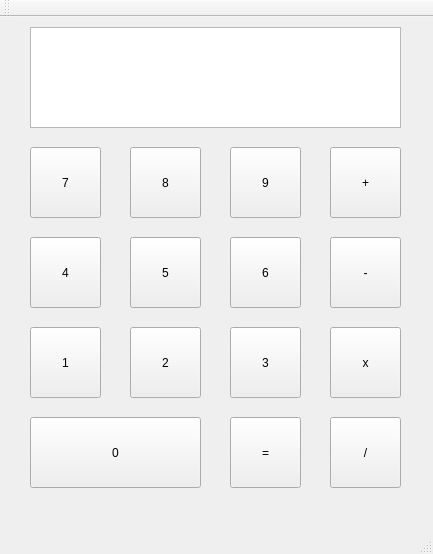
<?xml version="1.0" encoding="UTF-8"?>
<ui version="4.0">
 <class>MainWindow</class>
 <widget class="QMainWindow" name="MainWindow">
  <property name="geometry">
   <rect>
    <x>0</x>
    <y>0</y>
    <width>433</width>
    <height>554</height>
   </rect>
  </property>
  <property name="windowTitle">
   <string>MainWindow</string>
  </property>
  <widget class="QWidget" name="centralWidget">
   <widget class="QPushButton" name="pushButton_0">
    <property name="geometry">
     <rect>
      <x>30</x>
      <y>400</y>
      <width>171</width>
      <height>71</height>
     </rect>
    </property>
    <property name="text">
     <string>0</string>
    </property>
   </widget>
   <widget class="QPushButton" name="pushButton_2">
    <property name="geometry">
     <rect>
      <x>130</x>
      <y>310</y>
      <width>71</width>
      <height>71</height>
     </rect>
    </property>
    <property name="text">
     <string>2</string>
    </property>
   </widget>
   <widget class="QPushButton" name="pushButton_3">
    <property name="geometry">
     <rect>
      <x>230</x>
      <y>310</y>
      <width>71</width>
      <height>71</height>
     </rect>
    </property>
    <property name="text">
     <string>3</string>
    </property>
   </widget>
   <widget class="QPushButton" name="pushButton_4">
    <property name="geometry">
     <rect>
      <x>30</x>
      <y>220</y>
      <width>71</width>
      <height>71</height>
     </rect>
    </property>
    <property name="text">
     <string>4</string>
    </property>
   </widget>
   <widget class="QPushButton" name="pushButton_5">
    <property name="geometry">
     <rect>
      <x>130</x>
      <y>220</y>
      <width>71</width>
      <height>71</height>
     </rect>
    </property>
    <property name="text">
     <string>5</string>
    </property>
   </widget>
   <widget class="QPushButton" name="pushButton_6">
    <property name="geometry">
     <rect>
      <x>230</x>
      <y>220</y>
      <width>71</width>
      <height>71</height>
     </rect>
    </property>
    <property name="text">
     <string>6</string>
    </property>
   </widget>
   <widget class="QPushButton" name="pushButton_7">
    <property name="geometry">
     <rect>
      <x>30</x>
      <y>130</y>
      <width>71</width>
      <height>71</height>
     </rect>
    </property>
    <property name="text">
     <string>7</string>
    </property>
   </widget>
   <widget class="QPushButton" name="pushButton_8">
    <property name="geometry">
     <rect>
      <x>130</x>
      <y>130</y>
      <width>71</width>
      <height>71</height>
     </rect>
    </property>
    <property name="text">
     <string>8</string>
    </property>
   </widget>
   <widget class="QPushButton" name="pushButton_9">
    <property name="geometry">
     <rect>
      <x>230</x>
      <y>130</y>
      <width>71</width>
      <height>71</height>
     </rect>
    </property>
    <property name="text">
     <string>9</string>
    </property>
   </widget>
   <widget class="QPushButton" name="pushButton_1">
    <property name="geometry">
     <rect>
      <x>30</x>
      <y>310</y>
      <width>71</width>
      <height>71</height>
     </rect>
    </property>
    <property name="text">
     <string>1</string>
    </property>
   </widget>
   <widget class="QPushButton" name="pushButton_igual">
    <property name="geometry">
     <rect>
      <x>230</x>
      <y>400</y>
      <width>71</width>
      <height>71</height>
     </rect>
    </property>
    <property name="text">
     <string>=</string>
    </property>
   </widget>
   <widget class="QPushButton" name="pushButton_mas">
    <property name="geometry">
     <rect>
      <x>330</x>
      <y>130</y>
      <width>71</width>
      <height>71</height>
     </rect>
    </property>
    <property name="text">
     <string>+</string>
    </property>
   </widget>
   <widget class="QPushButton" name="pushButton_por">
    <property name="geometry">
     <rect>
      <x>330</x>
      <y>310</y>
      <width>71</width>
      <height>71</height>
     </rect>
    </property>
    <property name="text">
     <string>x</string>
    </property>
   </widget>
   <widget class="QPushButton" name="pushButton_menos">
    <property name="geometry">
     <rect>
      <x>330</x>
      <y>220</y>
      <width>71</width>
      <height>71</height>
     </rect>
    </property>
    <property name="text">
     <string>-</string>
    </property>
   </widget>
   <widget class="QPushButton" name="pushButton_entre">
    <property name="geometry">
     <rect>
      <x>330</x>
      <y>400</y>
      <width>71</width>
      <height>71</height>
     </rect>
    </property>
    <property name="text">
     <string>/</string>
    </property>
   </widget>
   <widget class="QTextBrowser" name="textBrowser">
    <property name="geometry">
     <rect>
      <x>30</x>
      <y>10</y>
      <width>371</width>
      <height>101</height>
     </rect>
    </property>
   </widget>
  </widget>
  <widget class="QMenuBar" name="menuBar">
   <property name="geometry">
    <rect>
     <x>0</x>
     <y>0</y>
     <width>433</width>
     <height>21</height>
    </rect>
   </property>
  </widget>
  <widget class="QToolBar" name="mainToolBar">
   <attribute name="toolBarArea">
    <enum>TopToolBarArea</enum>
   </attribute>
   <attribute name="toolBarBreak">
    <bool>false</bool>
   </attribute>
  </widget>
  <widget class="QStatusBar" name="statusBar"/>
 </widget>
 <layoutdefault spacing="6" margin="11"/>
 <resources/>
 <connections/>
</ui>
